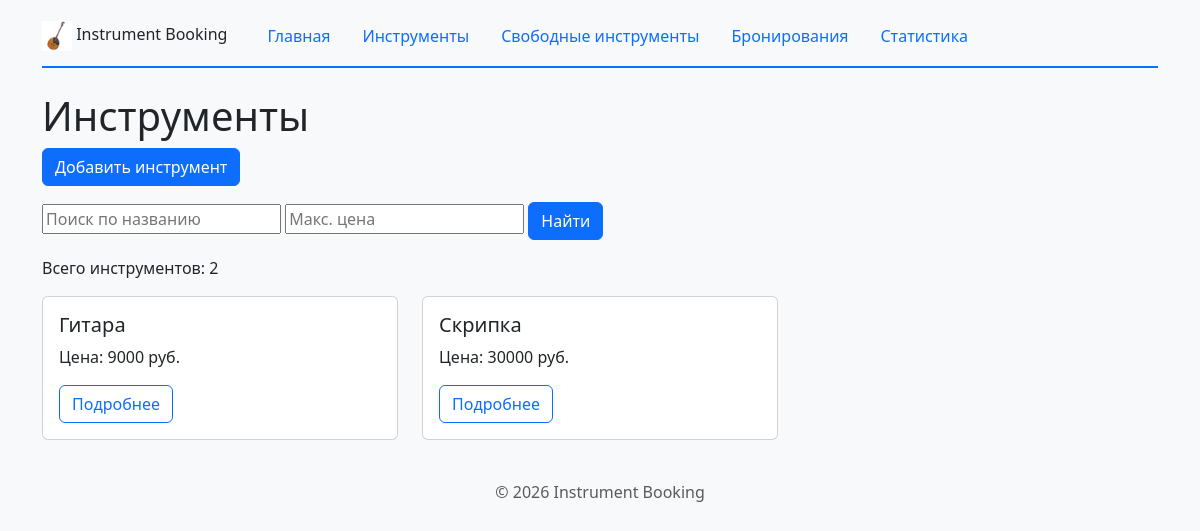
Before: /instruments/ with the older database file.
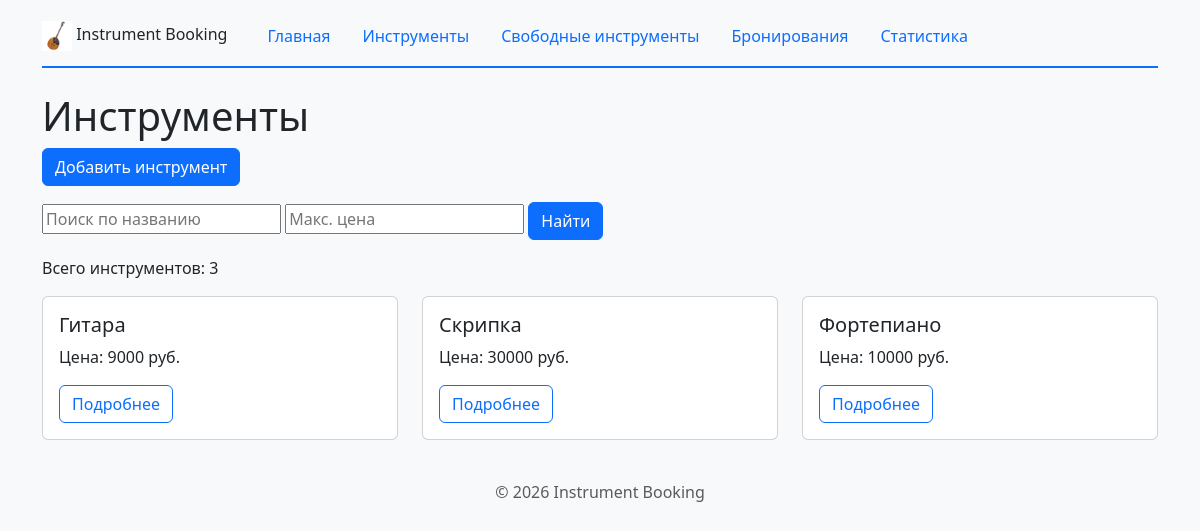
After: the same page with the newer database file.
### instruments/models.py (models this page shows, shortened)
class Instrument(models.Model):
    name = models.CharField(max_length=200)
    price = models.IntegerField()
    image = models.ImageField(
        upload_to="instruments/",
        blank=True,
        null=True,
        verbose_name="Изображение",
    )
    class Meta:
        verbose_name = "Инструмент"
        verbose_name_plural = "Инструменты"
        ordering = ["name"]

### instruments/views.py (the view)
# urls.py: path("instruments/", include("instruments.urls")),
def instruments(request):
    instruments_list = Instrument.objects.all()
    query = request.GET.get("q")
    if query:
        instruments_list = instruments_list.filter(name__icontains=query)
    max_price = request.GET.get("max_price")
    if max_price and max_price.isdigit():
        instruments_list = instruments_list.filter(price__lte=int(max_price))
    return render(
        request,
        "instruments/instrument_list.html",
        {
            "instruments": instruments_list,
            "query": query or "",
            "max_price": max_price or "",
        },
    )

### instruments/templates/instruments/instrument_list.html (shortened to what this page needs)
{% extends "base.html" %}
{% block content %}
<h1>Инструменты</h1>
<a href="{% url 'instruments:instrument_create' %}" class="btn btn-primary mb-3">
    Добавить инструмент
</a>
<form method="get" class="mb-3">
    <input type="text" name="q" value="{{ query }}" placeholder="Поиск по названию">
    <input type="number" name="max_price" value="{{ max_price }}" placeholder="Макс. цена">
    <button type="submit" class="btn btn-primary">Найти</button>
</form>
<p>Всего инструментов: {{ instruments|length }}</p>
<div class="row">
    {% for ins in instruments %}
        {% include "instruments/includes/instrument_card.html" %}
    {% empty %}
        <p>Список инструментов пуст.</p>
    {% endfor %}
</div>
{% endblock %}

### instruments/templates/instruments/includes/instrument_card.html (shortened to what this page needs)
<div class="col-md-4 mb-3">
    <div class="card instrument-card h-100">
        <div class="card-body">
            <h5 class="card-title">{{ ins.name|default:"Без названия" }}</h5>
            <p class="card-text">Цена: {{ ins.price }} руб.</p>
            <a href="{% url 'instruments:instrument_detail' ins.id %}" class="btn btn-outline-primary">Подробнее</a>
        </div>
    </div>
</div>

Changed rows visible on the page:
added Instrument: name "Фортепиано", price "10000"
Other visible differences:
{{ instruments|length }}: "2" → "3"
